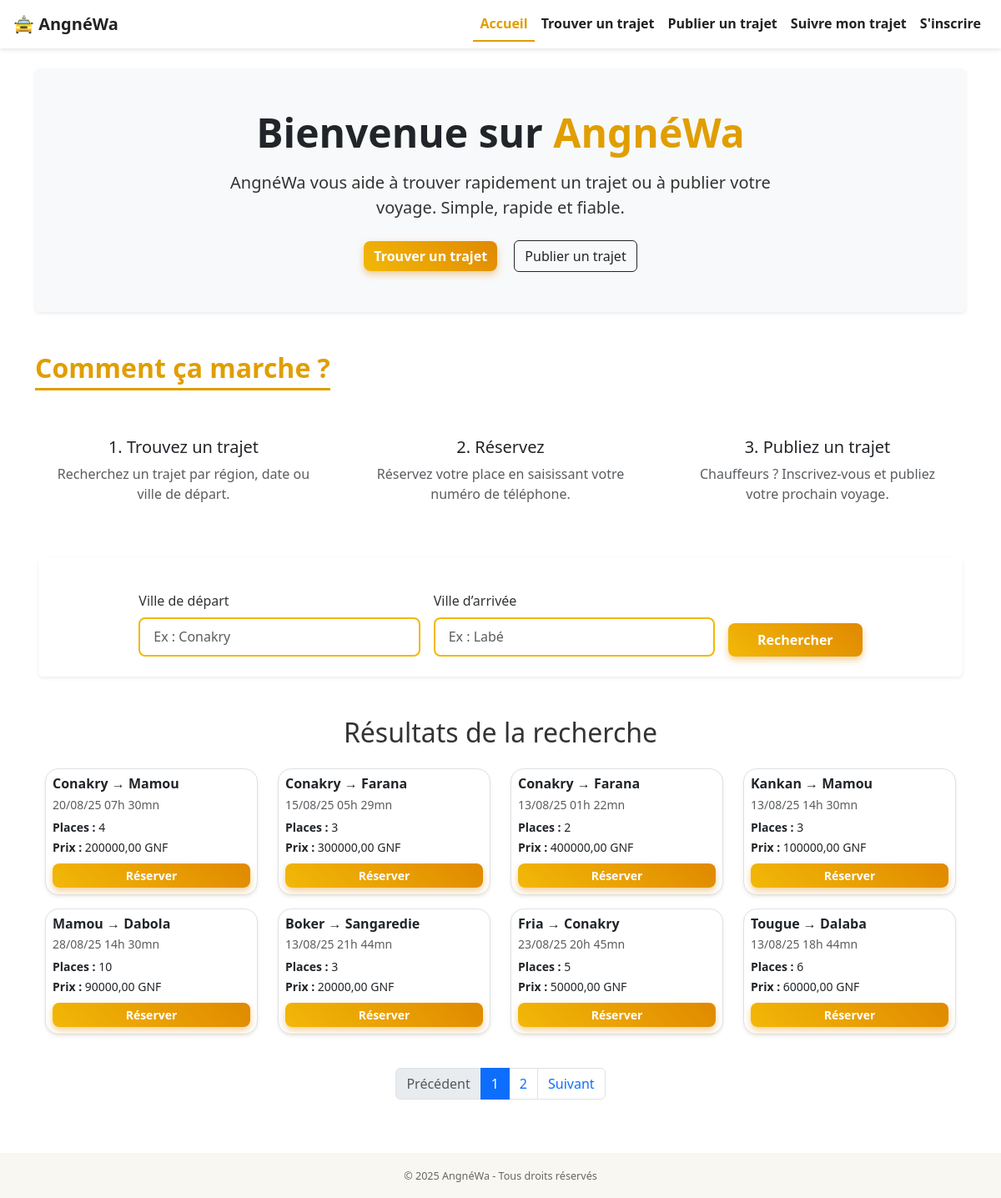
The page / on the database its author committed.
### core/models.py (models this page shows, shortened)
class Trajet(models.Model):
    TYPE_VEHICULE_CHOICES = [
        ('personnel', 'Personnel'),
        ('taxi', 'Taxi'),
        ('minibus', 'Minibus'),
        ('bus', 'Bus'),
    ]
    conducteur = models.ForeignKey(Utilisateur, on_delete=models.CASCADE)
    ville_depart = models.CharField(max_length=100)
    ville_arrivee = models.CharField(max_length=100)
    date_heure_depart = models.DateTimeField()
    places_disponibles = models.PositiveIntegerField()
    prix = models.DecimalField(max_digits=8, decimal_places=2)
    type_vehicule = models.CharField(max_length=10, choices=TYPE_VEHICULE_CHOICES)
    commentaire = models.TextField(blank=True, null=True)
    photo_vehicule = models.ImageField(upload_to='vehicules/', blank=True, null=True)
    places_totales = models.PositiveIntegerField(default=1)

### core/views.py (the view)
# urls.py: path('', views.accueil, name='accueil'),
def accueil(request):
    ville_depart = request.GET.get('ville_depart')
    ville_arrivee = request.GET.get('ville_arrivee')
    if ville_depart or ville_arrivee:
        trajets = Trajet.objects.filter(
            Q(ville_depart__icontains=ville_depart) if ville_depart else Q(),
            Q(ville_arrivee__icontains=ville_arrivee) if ville_arrivee else Q()
        )
    else:
        trajets = Trajet.objects.all()
    paginator = Paginator(trajets, 8)
    page = request.GET.get('page')
    try:
        trajets_page = paginator.page(page)
    except PageNotAnInteger:
        trajets_page = paginator.page(1)
    except EmptyPage:
        trajets_page = paginator.page(paginator.num_pages)
    return render(request, 'core/accueil.html', {'trajets': trajets_page})

### core/templates/core/accueil.html (shortened to what this page needs)
{% extends "core/base.html" %}
{% block content %}
<section class="text-center py-5 mb-5 bg-light rounded shadow-sm">
  <h1 class="display-5 fw-bold text-dark">Bienvenue sur <span style="color: #e09e00;">AngnéWa</span></h1>
  <p class="lead mt-3 mx-auto" style="max-width: 700px;">
    AngnéWa vous aide à trouver rapidement un trajet ou à publier votre voyage. Simple, rapide et fiable.
  </p>
  <div class="mt-4">
    <a href="{% url 'rechercher_trajet' %}" class="btn btn-warm me-3">Trouver un trajet</a>
    <a href="{% url 'verifier_code' %}" class="btn btn-outline-dark">Publier un trajet</a>
  </div>
</section>
<section class="mb-5">
  <h2 class="section-title text-center">Comment ça marche ?</h2>
  <div class="row text-center mt-4">
    <div class="col-md-4">
      <div class="p-3">
        <h5 class="text-dark">1. Trouvez un trajet</h5>
        <p class="text-muted">Recherchez un trajet par région, date ou ville de départ.</p>
      </div>
    </div>
    <div class="col-md-4">
      <div class="p-3">
        <h5 class="text-dark">2. Réservez</h5>
        <p class="text-muted">Réservez votre place en saisissant votre numéro de téléphone.</p>
      </div>
    </div>
    <div class="col-md-4">
      <div class="p-3">
        <h5 class="text-dark">3. Publiez un trajet</h5>
        <p class="text-muted">Chauffeurs ? Inscrivez-vous et publiez votre prochain voyage.</p>
      </div>
    </div>
  </div>
</section>
<section class="container mb-5">
  <form method="get" action="." class="row g-3 align-items-end justify-content-center shadow-sm p-4 rounded bg-white">
    <div class="col-md-4">
      <label for="ville_depart" class="form-label">Ville de départ</label>
      <input type="text" name="ville_depart" id="ville_depart" class="form-control" placeholder="Ex : Conakry" value="{{ request.GET.ville_depart }}">
    </div>
    <div class="col-md-4">
      <label for="ville_arrivee" class="form-label">Ville d’arrivée</label>
      <input type="text" name="ville_arrivee" id="ville_arrivee" class="form-control" placeholder="Ex : Labé" value="{{ request.GET.ville_arrivee }}">
    </div>
    <div class="col-md-2">
      <button type="submit" class="btn btn-warm w-100">Rechercher</button>
    </div>
  </form>
</section>
<section class="container">
  {% if trajets %}
    <h2 class="text-center mb-4">Résultats de la recherche</h2>
    <div class="row">
      {% for trajet in trajets %}
        <div class="col-sm-6 col-md-4 col-lg-3 mb-3">
          <div class="card shadow-sm h-100 border border-1">
            <div class="card-body p-2">
              <h6 class="fw-bold text-dark mb-1">{{ trajet.ville_depart }} → {{ trajet.ville_arrivee }}</h6>
              <small class="text-muted d-block mb-1">
                {{ trajet.date_heure_depart|date:"d/m/y H\\h i\\m\\n" }}
              </small>
              <small><strong>Places :</strong> {{ trajet.places_disponibles }}</small><br>
              <small><strong>Prix :</strong> {{ trajet.prix }} GNF</small>
              <a href="{% url 'reserver_place' trajet.id %}" class="btn btn-sm btn-warm w-100 mt-2">Réserver</a>
            </div>
          </div>
        </div>
      {% endfor %}
    </div>
    <div class="d-flex justify-content-center mt-4">
      <nav>
        <ul class="pagination">
          {% if trajets.has_previous %}
            <li class="page-item">
              <a class="page-link" href="?page={{ trajets.previous_page_number }}{% if request.GET.ville_depart %}&ville_depart={{ request.GET.ville_depart }}{% endif %}{% if request.GET.ville_arrivee %}&ville_arrivee={{ request.GET.ville_arrivee }}{% endif %}">Précédent</a>
            </li>
          {% else %}
            <li class="page-item disabled">
              <span class="page-link">Précédent</span>
            </li>
          {% endif %}
          {% for num in trajets.paginator.page_range %}
            {% if trajets.number == num %}
              <li class="page-item active" aria-current="page">
                <span class="page-link">{{ num }}</span>
              </li>
            {% else %}
              <li class="page-item">
                <a class="page-link" href="?page={{ num }}">{{ num }}</a>
              </li>
            {% endif %}
          {% endfor %}
          {% if trajets.has_next %}
            <li class="page-item">
              <a class="page-link" href="?page={{ trajets.next_page_number }}">Suivant</a>
            </li>
          {% else %}
            <li class="page-item disabled">
              <span class="page-link">Suivant</span>
            </li>
          {% endif %}
        </ul>
      </nav>
    </div>
  {% else %}
    <p class="text-center text-muted fst-italic">Aucun trajet trouvé pour le moment.</p>
  {% endif %}
</section>
{% endblock %}

### core/templates/core/base.html (style rules this page uses)
body { background-color: #ffffff; font-family: 'Segoe UI', Tahoma, Geneva, Verdana, sans-serif; color: #333; }
.btn-warm, .btn-orange { background: linear-gradient(45deg, #f2b807, #e08900); color: white; border: none; font-weight: 600; box-shadow: 0 4px 8px rgba(226,137,0,0.4); transition: background 0.3s ease; border-radius: 0.5rem; }
form input[type="text"], form input[type="email"], form input[type="tel"], form input[type="datetime-local"], form select, form textarea { border: 2px solid #f2b807; border-radius: 0.5rem; padding: 0.6rem 1rem; font-size: 1rem; transition: border 0.3s ease, box-shadow 0.3s ease; width: 100%; box-sizing: border-box; }
form button[type="submit"], form .btn { background: linear-gradient(45deg, #f2b807, #e08900); border: none; font-weight: 600; color: white; padding: 0.5rem 1.2rem; border-radius: 0.5rem; box-shadow: 0 4px 8px rgba(226,137,0,0.4); transition: background 0.3s ease; cursor: pointer; }
.section-title { color: #e09e00; font-weight: 700; margin-bottom: 1rem; border-bottom: 3px solid #e09e00; padding-bottom: 0.3rem; display: inline-block; }
.card { border-radius: 1rem; box-shadow: 0 0.3rem 0.6rem rgba(224,158,0,0.2); transition: transform 0.3s ease; }
form { background-color: #fff8e1; padding: 1.5rem 2rem; border-radius: 1rem; box-shadow: 0 0.3rem 0.6rem rgba(224, 158, 0, 0.15); margin-bottom: 2rem; }

### rows shown on the page
Trajet: ville_depart "Conakry", ville_arrivee "Mamou", date_heure_depart "20/08/25 07h 30mn", places_disponibles "4", prix "200000,00"
Trajet: ville_depart "Conakry", ville_arrivee "Farana", date_heure_depart "15/08/25 05h 29mn", places_disponibles "3", prix "300000,00"
Trajet: ville_depart "Conakry", ville_arrivee "Farana", date_heure_depart "13/08/25 01h 22mn", places_disponibles "2", prix "400000,00"
Trajet: ville_depart "Kankan", ville_arrivee "Mamou", date_heure_depart "13/08/25 14h 30mn", places_disponibles "3", prix "100000,00"
Trajet: ville_depart "Mamou", ville_arrivee "Dabola", date_heure_depart "28/08/25 14h 30mn", places_disponibles "10", prix "90000,00"
Trajet: ville_depart "Boker", ville_arrivee "Sangaredie", date_heure_depart "13/08/25 21h 44mn", places_disponibles "3", prix "20000,00"
Trajet: ville_depart "Fria", ville_arrivee "Conakry", date_heure_depart "23/08/25 20h 45mn", places_disponibles "5", prix "50000,00"
Trajet: ville_depart "Tougue", ville_arrivee "Dalaba", date_heure_depart "13/08/25 18h 44mn", places_disponibles "6", prix "60000,00"

### other values the page prints
{{ num }} "1"
{{ num }} "2"
